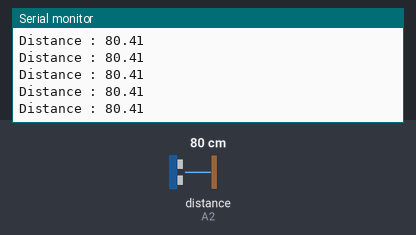
The sketch below on a simulated Arduino Uno, built with avr-gcc and run on an emulated ATmega328P. Parts: the last lines printed to the serial monitor. The inputs (shaded band) are chosen by the test bench; at power-on: distance to the obstacle (sensor on A2) 80 cm. The echo pulse lasts 58.3 µs per cm.

Above: at 1.2 s.
1.3 s: distance to the obstacle (sensor on A2) set to 120 cm
At 2.2 s:
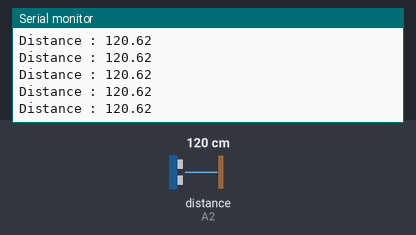
4.3 s: distance to the obstacle (sensor on A2) set to 2 cm
At 5.1 s:
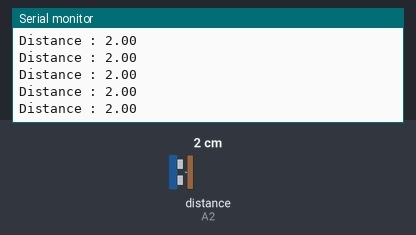
Timing chart, 0 to 7.3 s (numbered marks = the images above; inputs shaded):
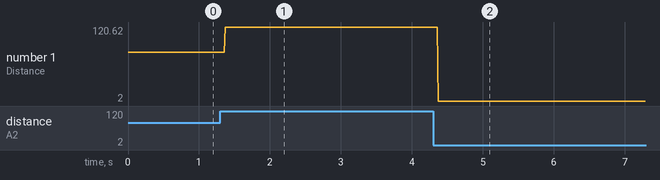

Measured:
- after the input at 1.3 s, the serial monitor: prints a new line after 0.07 s (image 1)
- after the input at 4.3 s, the serial monitor: prints a new line after 0.08 s (image 2)
- plotted number 1: 80.41 → 120.62 after the input at 1.3 s, 120.62 → 2 after the input at 4.3 s

The sketch:

sketch_apr22a.ino
```cpp
float lecture_echo;
float cm;

void setup()
{
pinMode(A0, OUTPUT);
digitalWrite(A0, LOW);
pinMode(A2, INPUT);
Serial.begin(9600);
}

void loop()
{
digitalWrite(A0, HIGH);
delayMicroseconds(100);
digitalWrite(A0, LOW);
lecture_echo = pulseIn(A2, HIGH);
cm = lecture_echo / 58;
Serial.print("Distance : ");
Serial.println(cm);
delay(1);
}
```
